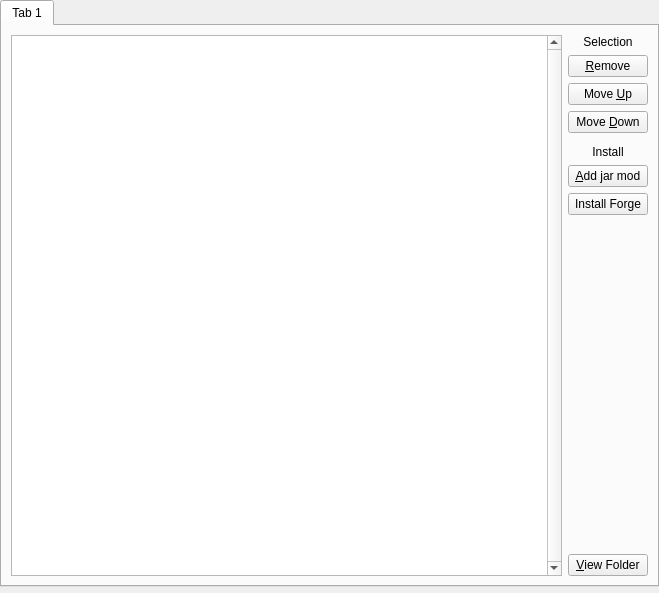
<?xml version="1.0" encoding="UTF-8"?>
<ui version="4.0">
 <class>LegacyJarModPage</class>
 <widget class="QWidget" name="LegacyJarModPage">
  <property name="geometry">
   <rect>
    <x>0</x>
    <y>0</y>
    <width>659</width>
    <height>593</height>
   </rect>
  </property>
  <property name="windowTitle">
   <string>LegacyJarModPage</string>
  </property>
  <layout class="QVBoxLayout" name="verticalLayout_2">
   <property name="leftMargin">
    <number>0</number>
   </property>
   <property name="topMargin">
    <number>0</number>
   </property>
   <property name="rightMargin">
    <number>0</number>
   </property>
   <property name="bottomMargin">
    <number>0</number>
   </property>
   <item>
    <widget class="QTabWidget" name="tabWidget">
     <property name="currentIndex">
      <number>0</number>
     </property>
     <widget class="QWidget" name="tab">
      <attribute name="title">
       <string>Tab 1</string>
      </attribute>
      <layout class="QVBoxLayout" name="verticalLayout">
       <item>
        <layout class="QHBoxLayout" name="horizontalLayout">
         <item>
          <widget class="ModListView" name="jarModsTreeView">
           <property name="verticalScrollBarPolicy">
            <enum>Qt::ScrollBarAlwaysOn</enum>
           </property>
           <property name="horizontalScrollBarPolicy">
            <enum>Qt::ScrollBarAlwaysOff</enum>
           </property>
          </widget>
         </item>
         <item>
          <layout class="QVBoxLayout" name="jarModsButtonBox">
           <item>
            <widget class="QLabel" name="label">
             <property name="text">
              <string>Selection</string>
             </property>
             <property name="alignment">
              <set>Qt::AlignCenter</set>
             </property>
            </widget>
           </item>
           <item>
            <widget class="QPushButton" name="rmJarBtn">
             <property name="text">
              <string>&amp;Remove</string>
             </property>
            </widget>
           </item>
           <item>
            <widget class="QPushButton" name="moveJarUpBtn">
             <property name="text">
              <string>Move &amp;Up</string>
             </property>
            </widget>
           </item>
           <item>
            <widget class="QPushButton" name="moveJarDownBtn">
             <property name="text">
              <string>Move &amp;Down</string>
             </property>
            </widget>
           </item>
           <item>
            <widget class="LineSeparator" name="separator" native="true"/>
           </item>
           <item>
            <widget class="QLabel" name="label_2">
             <property name="text">
              <string>Install</string>
             </property>
             <property name="alignment">
              <set>Qt::AlignCenter</set>
             </property>
            </widget>
           </item>
           <item>
            <widget class="QPushButton" name="addJarBtn">
             <property name="text">
              <string>&amp;Add jar mod</string>
             </property>
            </widget>
           </item>
           <item>
            <widget class="QPushButton" name="addForgeBtn">
             <property name="text">
              <string>Install Forge</string>
             </property>
            </widget>
           </item>
           <item>
            <spacer name="verticalSpacer">
             <property name="orientation">
              <enum>Qt::Vertical</enum>
             </property>
             <property name="sizeHint" stdset="0">
              <size>
               <width>20</width>
               <height>40</height>
              </size>
             </property>
            </spacer>
           </item>
           <item>
            <widget class="QPushButton" name="viewJarBtn">
             <property name="text">
              <string>&amp;View Folder</string>
             </property>
            </widget>
           </item>
          </layout>
         </item>
        </layout>
       </item>
      </layout>
     </widget>
    </widget>
   </item>
   <item>
    <widget class="MCModInfoFrame" name="jarMIFrame">
     <property name="sizePolicy">
      <sizepolicy hsizetype="Preferred" vsizetype="Minimum">
       <horstretch>0</horstretch>
       <verstretch>0</verstretch>
      </sizepolicy>
     </property>
    </widget>
   </item>
  </layout>
 </widget>
 <customwidgets>
  <customwidget>
   <class>ModListView</class>
   <extends>QTreeView</extends>
   <header>widgets/ModListView.h</header>
  </customwidget>
  <customwidget>
   <class>MCModInfoFrame</class>
   <extends>QFrame</extends>
   <header>widgets/MCModInfoFrame.h</header>
   <container>1</container>
  </customwidget>
  <customwidget>
   <class>LineSeparator</class>
   <extends>QWidget</extends>
   <header>widgets/LineSeparator.h</header>
   <container>1</container>
  </customwidget>
 </customwidgets>
 <resources/>
 <connections/>
</ui>
